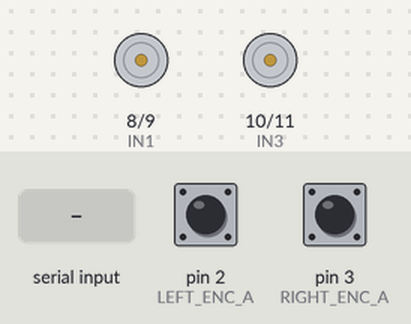
A sketch run on a simulated Arduino Uno, built with avr-gcc and run on an emulated ATmega328P. Shown: motor-driver pin pairs drawn as motors (green arrow = first pin HIGH = forward, orange = second pin HIGH = backward, longer = more drive). The inputs (shaded band) are chosen by the test bench; at power-on: pin 2 (LEFT_ENC_A) HIGH, pin 3 (RIGHT_ENC_A) HIGH.

Above: at 1.2 s.
1.3 s: "F" received over Serial
At 2.5 s:
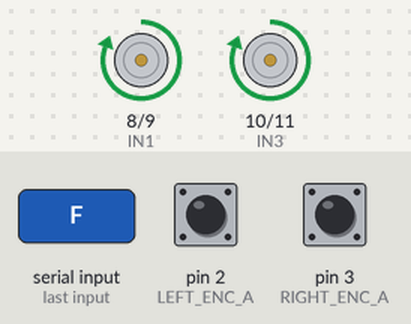
2.8 s: "S" received over Serial
At 3.6 s:
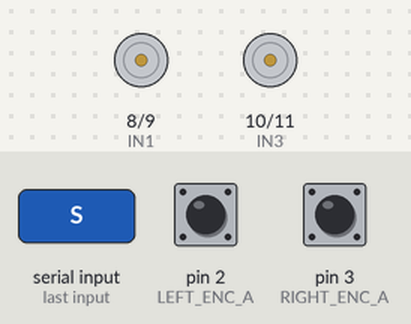
4.3 s: "B" received over Serial
At 4.8 s:
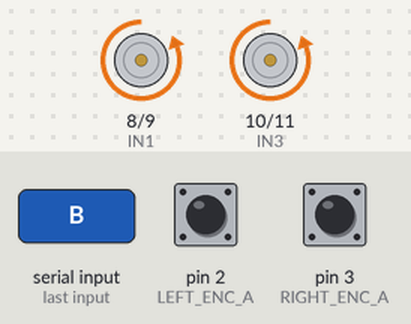
Timing chart, 0 to 7.3 s (numbered marks = the images above; inputs shaded):
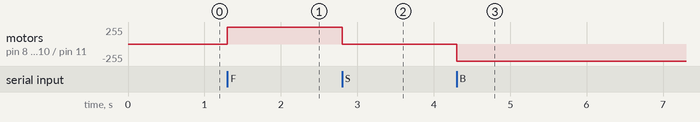

The sketch:

new_chassis_rc_car.ino
```cpp
// ================= L298N MOTOR PINS =================
const int IN1 = 8;   // Left Motor Forward
const int IN2 = 9;   // Left Motor Backward
const int IN3 = 10;  // Right Motor Forward
const int IN4 = 11;  // Right Motor Backward

// ================= POLOLU ENCODER PINS =================
// Channel A MUST be on hardware interrupt pins 2 and 3
const int LEFT_ENC_A  = 2;
const int LEFT_ENC_B  = 4;
const int RIGHT_ENC_A = 3;
const int RIGHT_ENC_B = 5;

// Volatile counters updated inside hardware interrupts
volatile long leftTicks  = 0;
volatile long rightTicks = 0;

// ================= CALIBRATION (TUNE THESE FOR YOUR GEAR RATIO) =================
// Example: A 100:1 Pololu motor with 12 CPR encoder = 1,200 ticks per wheel revolution
const long TICKS_PER_CELL = 1200;  // Ticks needed to move forward 1 grid cell
const long TICKS_PER_90_TURN = 580; // Ticks needed per wheel to pivot 90 degrees

void setup() {
  // Motor pins
  pinMode(IN1, OUTPUT);
  pinMode(IN2, OUTPUT);
  pinMode(IN3, OUTPUT);
  pinMode(IN4, OUTPUT);

  // Encoder pins (INPUT_PULLUP prevents floating signals on open-collector Hall sensors)
  pinMode(LEFT_ENC_A, INPUT_PULLUP);
  pinMode(LEFT_ENC_B, INPUT_PULLUP);
  pinMode(RIGHT_ENC_A, INPUT_PULLUP);
  pinMode(RIGHT_ENC_B, INPUT_PULLUP);

  // Attach hardware interrupts on RISING edge of Channel A
  attachInterrupt(digitalPinToInterrupt(LEFT_ENC_A), readLeftEncoder, RISING);
  attachInterrupt(digitalPinToInterrupt(RIGHT_ENC_A), readRightEncoder, RISING);

  stopCar();
  Serial.begin(9600);
}

void loop() {
  if (Serial.available() > 0) {
    char cmd = Serial.read();

    switch (cmd) {
      case 'F':
        moveDistance(TICKS_PER_CELL, true);
        break;
      case 'B':
        moveDistance(TICKS_PER_CELL, false);
        break;
      case 'L':
        pivotTurn(TICKS_PER_90_TURN, true);
        break;
      case 'R':
        pivotTurn(TICKS_PER_90_TURN, false);
        break;
      case 'S':
        stopCar();
        break;
    }
  }
}

// ================= INTERRUPT SERVICE ROUTINES =================
void readLeftEncoder() {
  if (digitalRead(LEFT_ENC_B) == HIGH) {
    leftTicks++;
  } else {
    leftTicks--;
  }
}

void readRightEncoder() {
  if (digitalRead(RIGHT_ENC_B) == HIGH) {
    rightTicks++;
  } else {
    rightTicks--;
  }
}

// ================= ENCODER-GUIDED MOTION =================
void moveDistance(long targetTicks, bool forward) {
  noInterrupts();
  leftTicks = 0;
  rightTicks = 0;
  interrupts();

  if (forward) {
    digitalWrite(IN1, HIGH); digitalWrite(IN2, LOW);
    digitalWrite(IN3, HIGH); digitalWrite(IN4, LOW);
  } else {
    digitalWrite(IN1, LOW); digitalWrite(IN2, HIGH);
    digitalWrite(IN3, LOW); digitalWrite(IN4, HIGH);
  }

  // Run until average distance of both wheels reaches targetTicks
  while ((abs(leftTicks) + abs(rightTicks)) / 2 < targetTicks) {
    // Allow emergency stop via Serial mid-move
    if (Serial.available() > 0 && Serial.read() == 'S') break;
  }

  stopCar();
}

void pivotTurn(long targetTicks, bool turnLeft) {
  noInterrupts();
  leftTicks = 0;
  rightTicks = 0;
  interrupts();

  if (turnLeft) {
    digitalWrite(IN1, LOW);  digitalWrite(IN2, HIGH);
    digitalWrite(IN3, HIGH); digitalWrite(IN4, LOW);
  } else {
    digitalWrite(IN1, HIGH); digitalWrite(IN2, LOW);
    digitalWrite(IN3, LOW);  digitalWrite(IN4, HIGH);
  }

  while ((abs(leftTicks) + abs(rightTicks)) / 2 < targetTicks) {
    if (Serial.available() > 0 && Serial.read() == 'S') break;
  }

  stopCar();
}

void stopCar() {
  digitalWrite(IN1, LOW);
  digitalWrite(IN2, LOW);
  digitalWrite(IN3, LOW);
  digitalWrite(IN4, LOW);
}
```

Measured:
- after the input at 1.3 s, motor on pin 8 (IN1) / pin 9 (IN2), motor on pin 10 (IN3) / pin 11 (IN4): stopped → forward 255/255 at once
- after the input at 2.8 s, motor on pin 8 (IN1) / pin 9 (IN2), motor on pin 10 (IN3) / pin 11 (IN4): forward 255/255 → stopped at once
- after the input at 4.3 s, motor on pin 8 (IN1) / pin 9 (IN2), motor on pin 10 (IN3) / pin 11 (IN4): stopped → backward 255/255 at once
